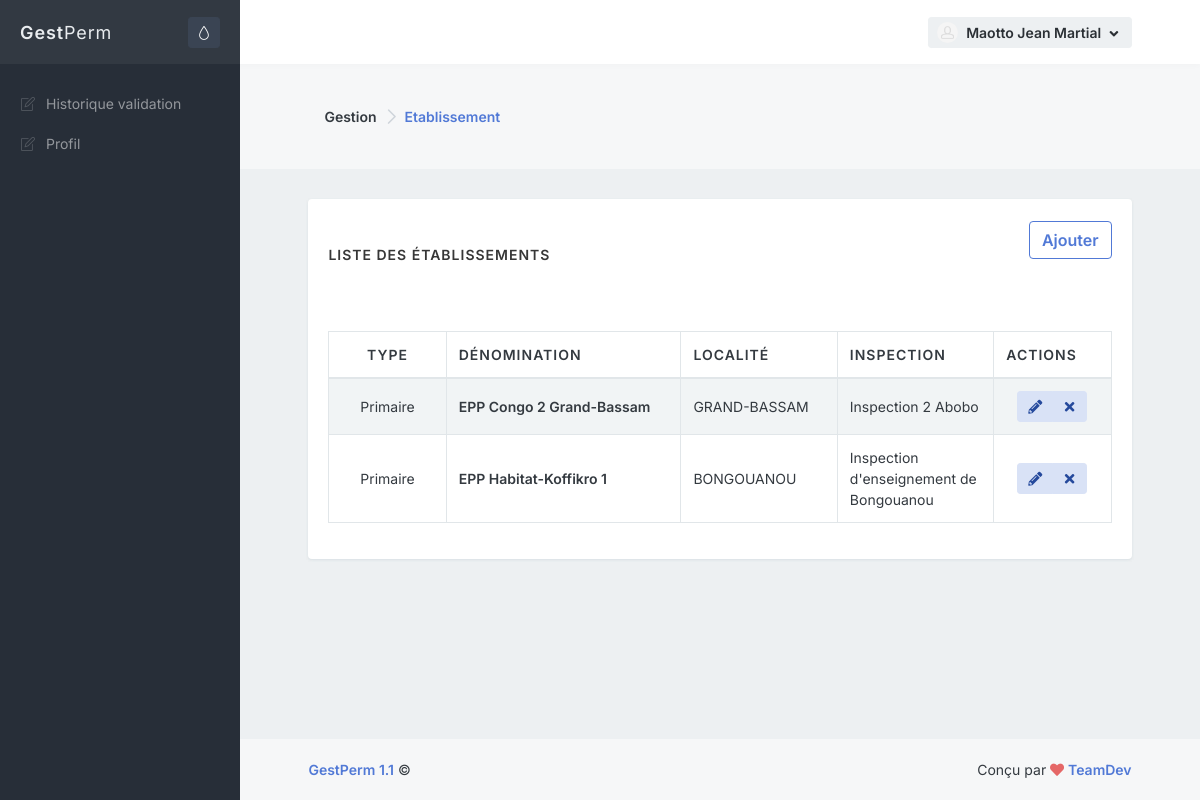
/admin/etablissement.php (signed in), run on the app's committed database.
### tables this page shows
CREATE TABLE IF NOT EXISTS `ecole` (
  `IdEcole` int(11) NOT NULL AUTO_INCREMENT,
  `NomEcole` varchar(255) NOT NULL DEFAULT '',
  `TypeEcole` varchar(160) NOT NULL DEFAULT 'Primaire',
  `TelEcole` varchar(255) NOT NULL DEFAULT '',
  `EmailEcole` varchar(255) NOT NULL DEFAULT '',
  `LocaliteEcole` bigint(20) NOT NULL DEFAULT '1',
  `IdInspection` int(11) NOT NULL DEFAULT '1',
  PRIMARY KEY (`IdEcole`)
);

CREATE TABLE IF NOT EXISTS `localite` (
  `CodeZone` bigint(19) NOT NULL AUTO_INCREMENT,
  `LibelleZone` varchar(200) NOT NULL,
  `CodeZoneMere` bigint(19) NOT NULL,
  `NiveauStr` smallint(6) NOT NULL,
  PRIMARY KEY (`CodeZone`)
);

CREATE TABLE IF NOT EXISTS `inspection` (
  `IdInspection` int(11) NOT NULL AUTO_INCREMENT,
  `NomInspection` varchar(255) NOT NULL,
  `TelInspection` varchar(255) NOT NULL,
  `CommuneInspection` varchar(255) NOT NULL,
  `IdDirectionRegionale` int(11) NOT NULL,
  PRIMARY KEY (`IdInspection`)
);

### class/database.php (called while the page is built, shortened)
<?php
class Database
{
    private static $dbHost = "localhost";
    private static $dbName = "pct_db";
    private static $dbUsername = "root";
    private static $dbUserpassword = "";
    private static $connection = null;
    private static function connect()
    {
        if(self::$connection == null)
        {
            try
            {
              self::$connection = new PDO("mysql:host=" . self::$dbHost . ";dbname=" . self::$dbName , self::$dbUsername, self::$dbUserpassword, array(PDO::MYSQL_ATTR_INIT_COMMAND => 'SET NAMES UTF8' , PDO::ATTR_ERRMODE=>PDO::ERRMODE_WARNING));
            }
            catch(PDOException $e)
            {
                die($e->getMessage());
            }
        }
        return self::$connection;
    }
    private static function disconnect()
    {
        self::$connection = null;
    }
    public static function SelectQuery($query="")
    {
        if ($query<>"")
        {
            $req=self::$connection->prepare($query);
            try
            {
              $req->execute();
            }
            catch(Exception $e)
            {
                var_dump($query);
                die($e->getMessage());
            }
            return $req->fetchAll(PDO::FETCH_OBJ);
        }
        else return "";
    }
}
?>

### admin/etablissement.php (the view, shortened to what this page needs)
<?php require 'inc/_global/views/head_start.php'; ?>
<?php require 'inc/_global/views/head_end.php'; ?>
<?php require 'inc/_global/views/page_start.php'; ?>
<div class="bg-body-light">
    <div class="content content-full">
        <div class="d-flex flex-column flex-sm-row justify-content-sm-between align-items-sm-center">
            <nav class="flex-sm-00-auto ml-sm-3" aria-label="breadcrumb">
                <ol class="breadcrumb breadcrumb-alt">
                    <li class="breadcrumb-item">Gestion</li>
                    <li class="breadcrumb-item" aria-current="page">
                        <a class="link-fx" href="">Etablissement</a>
                    </li>
                </ol>
            </nav>
        </div>
   </div>
</div>
<div class="content">
    <div class="block block-rounded">
        <div class="block-header">
            <h3 class="block-title">Liste des établissements <small</small></h3>
            <nav class="flex-sm-00-auto ml-sm-3" aria-label="breadcrumb">
                <ol class="breadcrumb breadcrumb-alt">
                    <li class="breadcrumb-item">
                        <button type="button" class="btn btn-outline-primary push" data-toggle="modal" data-target="#modal-block-popout">Ajouter</button>
                    </li>
                </ol>
            </nav>
        </div>
        <div class="block-content block-content-full">
            <table class="table table-bordered table-striped table-vcenter js-dataTable-full">
                <thead>
                    <tr>
                        <th class="text-center" style="width: 125;">Type</th>
                        <th style="width: 30%;">Dénomination</th>
                        <th class="d-none d-sm-table-cell" style="width: 20%;">Localité</th>
                        <th class="d-none d-sm-table-cell" style="width: 20%;">Inspection</th>
                        <th class="d-none d-sm-table-cell" style="width: 15%;">Actions</th>
                    </tr>
                </thead>
                <tbody>
                    <?php
                        $ecoles=Database::SelectQuery("SELECT * FROM ecole ORDER BY NomEcole ASC");
                        foreach($ecoles as $ecole):
                    ?>
                    <tr>
                        <td class="text-center font-size-sm"><?=$ecole->TypeEcole?></td>
                        <td class="font-w600 font-size-sm"><?=$ecole->NomEcole?></td>
                        <td class="d-none d-sm-table-cell font-size-sm">
                            <?=DataBase::SelectQuery("SELECT LibelleZone FROM localite WHERE CodeZone='$ecole->LocaliteEcole'")[0]->LibelleZone?>
                        </td>
                        <td class="d-none d-sm-table-cell font-size-sm">
                            <?=DataBase::SelectQuery("SELECT NomInspection FROM inspection WHERE IdInspection='$ecole->IdInspection'")[0]->NomInspection?>
                        </td>
                        <td class="text-center">
                            <div class="btn-group">
                                <button data-toggle="modal" data-target="#modal-block-popoutModif" type="button" class="btn btn-sm btn-alt-primary editecole" data-toggle="tooltip" data-idecole="<?=$ecole->IdEcole ?>" data-type="<?=($ecole->TypeEcole=="Primaire"?'1':'2') ?>" data-inspection="<?=$ecole->IdInspection?>" data-lib="<?=$ecole->NomEcole ?>" data-loc="<?=$ecole->LocaliteEcole ?>" title="Modifier">
                                    <i class="fa fa-fw fa-pencil-alt"></i>
                                </button>
                                <button data-toggle="modal" data-target="#Delete-newdr-modal" type="button" class="btn btn-sm btn-alt-primary todelete" data-toggle="tooltip" data-idecole="<?=$ecole->IdEcole ?>" title="Supprimer">
                                    <i class="fa fa-fw fa-times"></i>
                                </button>
                            </div>
                        </td>
                    </tr>
                    <?php endforeach ?>
                </tbody>
            </table>
        </div>
    </div>
</div>
<?php require 'inc/_global/views/page_end.php'; ?>
<?php require 'inc/_global/views/footer_end.php'; ?>

### data on the page
ecole: TypeEcole "Primaire", NomEcole "EPP Congo 2 Grand-Bassam", LocaliteEcole.LibelleZone "GRAND-BASSAM", IdInspection.NomInspection "Inspection 2 Abobo"
ecole: TypeEcole "Primaire", NomEcole "EPP Habitat-Koffikro 1", LocaliteEcole.LibelleZone "BONGOUANOU", IdInspection.NomInspection "Inspection d'enseignement de Bongouanou"

### other printed values
$node['name'] "Historique validation Profil"
$PreUser "Maotto Jean Martial"
$one->name "GestPerm"
$one->version "1.1"
